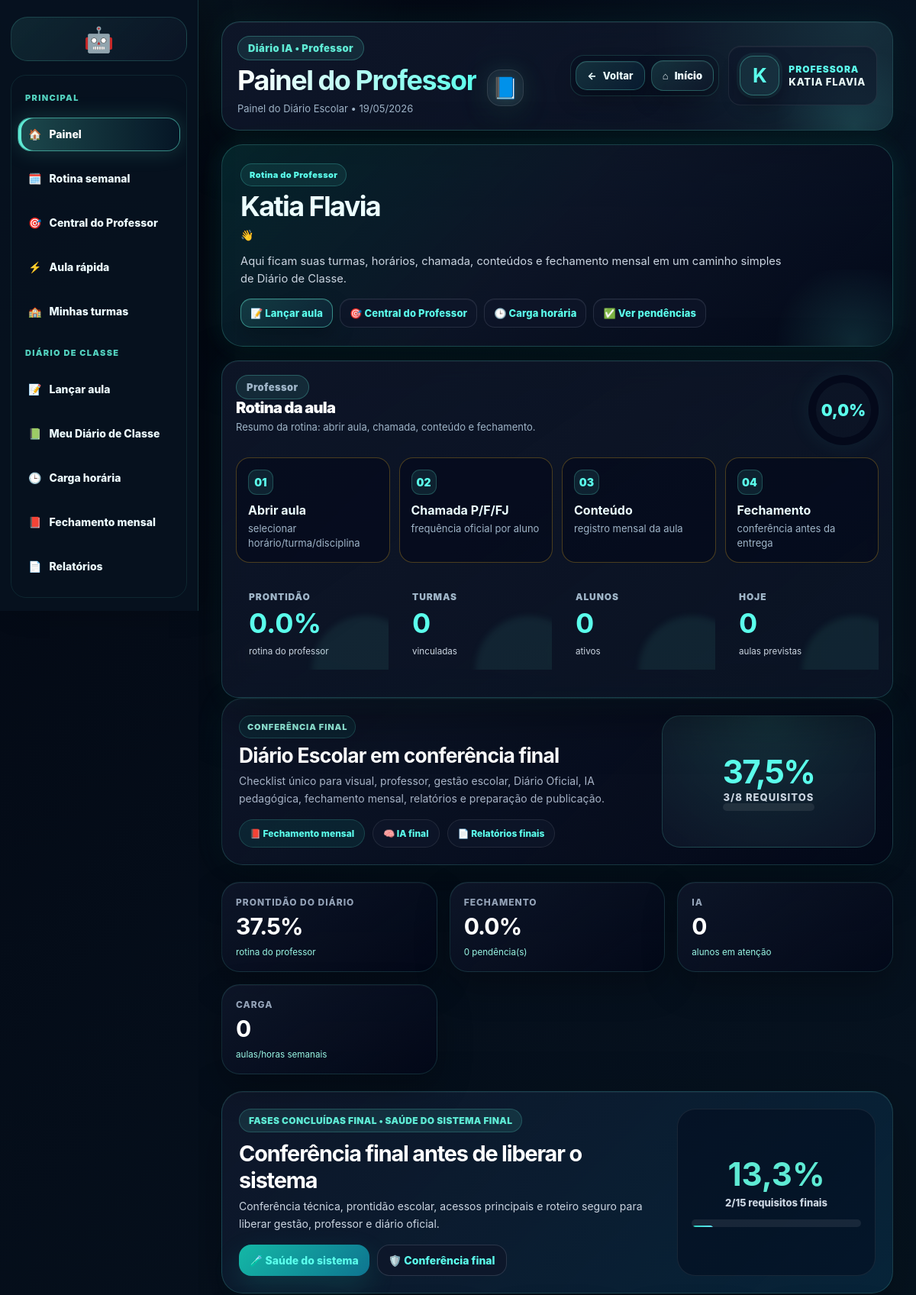
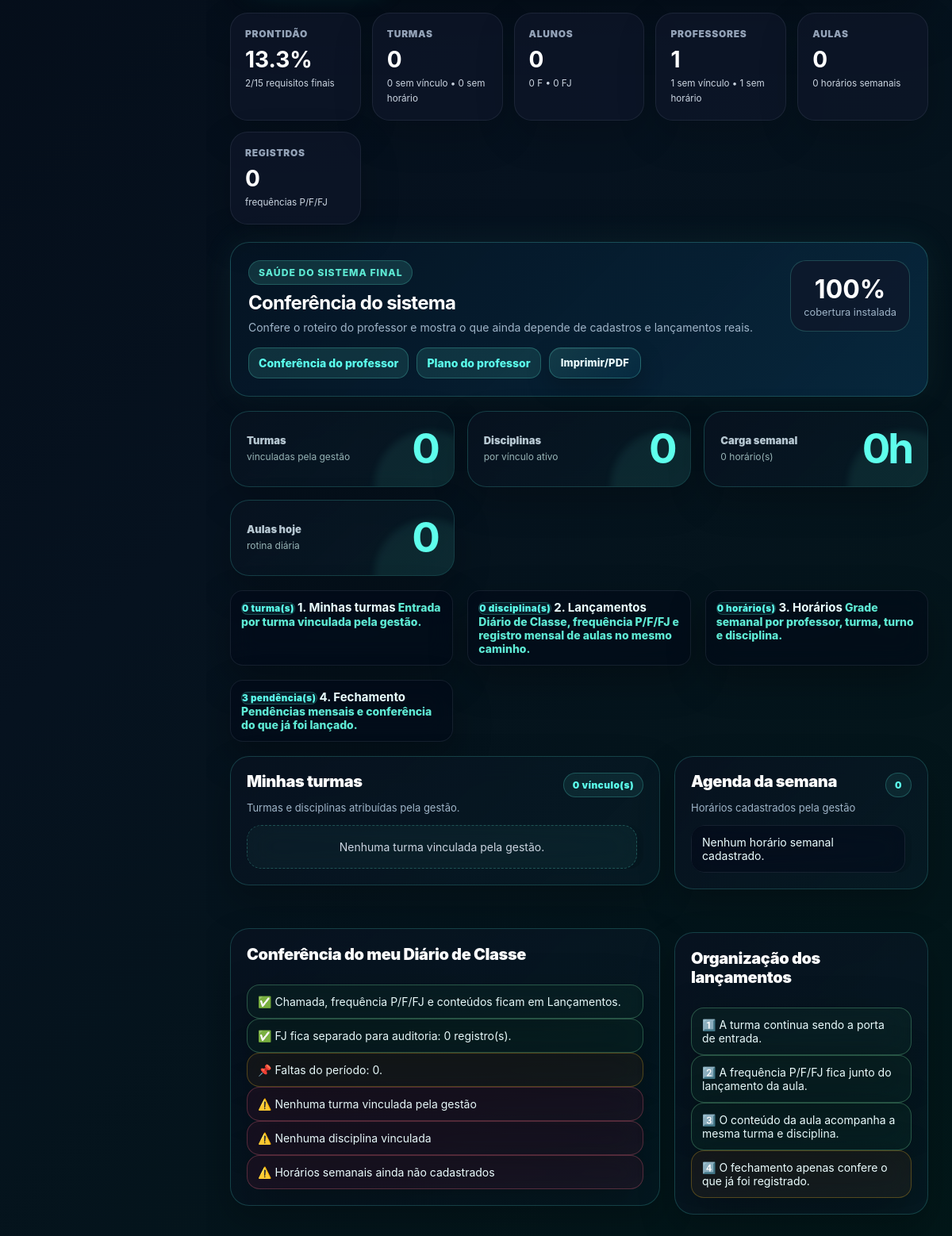
Page /professor/ (signed in) on the committed database (2 pictures, top to bottom).
### apps/usuarios/models.py (models this page shows, shortened)
class Usuario(AbstractUser):
    class TipoUsuario(models.TextChoices):
        ADMIN = 'ADMIN', 'Administrador'
        PROF = 'PROF', 'Professor'
        COORD = 'COORD', 'Coordenador'
        SEC = 'SEC', 'Secretaria'
    tipo = models.CharField(
        max_length=10,
        choices=TipoUsuario.choices,
        default=TipoUsuario.PROF
    )
    foto = models.ImageField(
        upload_to="professores/",
        null=True,
        blank=True
    )
    gestao_teste_inicio = models.DateTimeField(
        null=True,
        blank=True,
        verbose_name="Início do teste da gestão",
    )
    gestao_acesso_expira_em = models.DateTimeField(
        null=True,
        blank=True,
        verbose_name="Acesso da gestão expira em",
    )
    gestao_acesso_bloqueado = models.BooleanField(
        default=False,
        verbose_name="Acesso da gestão bloqueado",
    )
    gestao_serial_ultimo = models.CharField(
        max_length=255,
        blank=True,
        default="",
        verbose_name="Último serial aplicado",
    )

### apps/core/views_professor.py (the view)
@login_required
def dashboard_professor_home(request):
    return dashboard_professor(request)

### apps/core/context_processors.py (called while the page is built, shortened)
def escola_institucional(request):
    dados = {
        "escola_login": None,
        "escola_login_estado": "ESTADO DO MARANHÃO",
        "escola_login_secretaria": "SECRETARIA DE ESTADO DA EDUCAÇÃO",
        "escola_login_nome_titulo": "Instituição escolar",
        "escola_login_nome_info": "Configurar no painel da gestão",
        "escola_login_aldeia": "Configurar no painel da gestão",
        "escola_login_terra": "Configurar no painel da gestão",
        "escola_login_texto": "Ambiente oficial de acesso da instituição escolar.",
        "gestor_login_nome": "Direção escolar",
        "gestor_login_cargo": "Gestão responsável",
    }
    try:
        from apps.academico.models import Escola
        escola = Escola.objects.filter(ativa=True).first() or Escola.objects.first()
        dados["escola_login"] = escola
    except Exception:
        pass
    return dados

### apps/core/diario_real_utils.py (called while the page is built)
def turmas_do_professor(professor):
    return Turma.objects.filter(
        vinculos_professores__professor=professor,
        vinculos_professores__ativo=True,
    ).distinct()

def disciplinas_do_professor(professor):
    return Disciplina.objects.filter(
        vinculos_professores__professor=professor,
        vinculos_professores__ativo=True,
    ).distinct()

def horarios_do_professor(professor):
    return HorarioAula.objects.select_related("turma", "disciplina").filter(
        professor=professor,
        ativo=True,
    )

### apps/core/operacao_1001_1080.py (called while the page is built)
def _pct(ok: int, total: int) -> int:
    return int(round((ok / total) * 100)) if total else 0

def _status(ok: bool, parcial: bool = False) -> str:
    if ok:
        return "OK"
    return "PARCIAL" if parcial else "PENDENTE"

def _nivel(status: str) -> str:
    return {"OK": "success", "PARCIAL": "warning", "PENDENTE": "danger"}.get(status, "warning")

def _exists(rel: str) -> bool:
    return (BASE_DIR / rel).exists()

def _route(name: str, **kwargs) -> bool:
    try:
        reverse(name, kwargs=kwargs or None)
        return True
    except Exception:
        return False

def _text_hits(pattern: str, base: Path, suffix: str = "*.html") -> list[str]:
    hits: list[str] = []
    for p in base.rglob(suffix):
        try:
            text = p.read_text(encoding="utf-8", errors="ignore")
        except Exception:
            continue
        if pattern in text:
            hits.append(p.relative_to(BASE_DIR).as_posix())
    return hits

### apps/core/operacao_861_900.py (called while the page is built)
def _pct(parte: int, total: int) -> float:
    if not total:
        return 0.0
    return round((parte / total) * 100, 1)

### templates/core/dashboard_professor.html
{% extends "core/base_professor_premium.html" %}
{% load static %}
{% block titulo %}Painel do Professor{% endblock %}
{% block subtitulo %}Painel do Diário Escolar • {{ hoje|date:"d/m/Y" }}{% endblock %}
{% block icone %}📘{% endblock %}
{% block conteudo %}
<section class="hero compact-premium-header painel-unico-hero">
    <div>
        <span class="hero-badge">Rotina do Professor</span>
        <div class="hero-title">
            <h1>{{ request.user.nome|default:request.user.get_full_name|default:request.user.username|default:'Professor' }}</h1>
            <span class="wave">👋</span>
        </div>
        <p>
            Aqui ficam suas turmas, horários, chamada, conteúdos e fechamento mensal em um caminho simples de Diário de Classe.
        </p>
    </div>
    <div class="hero-actions painel-unico-actions">
        <a href="{% url 'professor_aula_rapida_321' %}" class="btn-primary">📝 Lançar aula</a>
        <a href="{% url 'professor_centro_operacional_321' %}" class="btn-secondary-premium">🎯 Central do Professor</a>
        <a href="{% url 'professor_carga_horaria_301' %}" class="btn-secondary-premium">🕒 Carga horária</a>
        <a href="{% url 'professor_prontidao_lancamentos_163' %}" class="btn-secondary-premium">✅ Ver pendências</a>
    </div>
</section>
{% include 'partials/resumo_861_900_professor.html' %}
{% with prontidao=finalizacao_901_960_professor.prontidao requisitos_ok=finalizacao_901_960_professor.requisitos_ok requisitos_total=finalizacao_901_960_professor.requisitos_total cards=finalizacao_901_960_professor.cards %}
{% include 'partials/finalizacao_901_960_resumo.html' %}
{% endwith %}
{% with mega=mega_checkup_961_1000_professor %}
{% include 'partials/mega_checkup_961_1000_resumo.html' %}
{% endwith %}
{% with titulo=mega_checkup_1001_1080_professor.titulo subtitulo=mega_checkup_1001_1080_professor.subtitulo auditoria=mega_checkup_1001_1080_professor.auditoria %}
{% include 'partials/mega_checkup_1001_1080_resumo.html' %}
{% endwith %}
<section class="cards gestao-cards painel-kpis-limpos professor-metric-grid professor-dashboard-kpis">
    <div class="card premium-card professor-metric-card"><span>Turmas</span><h2>{{ total_turmas }}</h2><small>vinculadas pela gestão</small></div>
    <div class="card premium-card professor-metric-card"><span>Disciplinas</span><h2>{{ total_disciplinas }}</h2><small>por vínculo ativo</small></div>
    <div class="card premium-card professor-metric-card"><span>Carga semanal</span><h2>{{ carga_horaria_semana.horas }}h</h2><small>{{ carga_horaria_semana.aulas }} horário(s)</small></div>
    <div class="card premium-card professor-metric-card"><span>Aulas hoje</span><h2>{{ aulas_hoje.count }}</h2><small>rotina diária</small></div>
</section>
<section class="dashboard-focus-grid painel-comando-grid painel-211-fluxo">
    {% for passo in fluxo_operacional %}
        <a class="dashboard-focus-card painel-comando-card {% if forloop.first %}primary-flow{% endif %}" href="{% url passo.url %}">
            <small class="fluxo-status">{{ passo.status }}</small>
            <strong>{{ passo.ordem }}. {{ passo.titulo }}</strong>
            <span>{{ passo.descricao }}</span>
        </a>
    {% endfor %}
</section>
<section class="grid-layout gestao-grid-layout">
    <div class="left-column">
        <div class="panel premium-scroll-panel">
            <div class="panel-header">
                <div><h3>Minhas turmas</h3><span>Turmas e disciplinas atribuídas pela gestão.</span></div>
                <div class="panel-badge">{{ total_vinculos }} vínculo(s)</div>
            </div>
            <div class="premium-scroll">
                {% for item in dados_turmas %}
                    <div class="gestao-list-card painel-lista-limpa">
                        <div>
                            <strong>{{ item.turma.nome }}</strong>
                            <span>{{ item.resumo.total_alunos|default:0 }} alunos • {{ item.disciplinas }} disciplina(s) • {{ item.horarios }} horário(s)</span>
                        </div>
                        <a href="{% url 'diario_classe_turma' item.turma.id %}">Abrir</a>
                    </div>
                {% empty %}
                    <div class="empty-risk">Nenhuma turma vinculada pela gestão.</div>
                {% endfor %}
            </div>
        </div>
        <div class="panel painel-status-limpo">
            <div class="panel-top"><h3>Conferência do meu Diário de Classe</h3></div>
            <div class="alerts">
                <div class="alert success-alert">✅ Chamada, frequência P/F/FJ e conteúdos ficam em Lançamentos.</div>
                <div class="alert success-alert">✅ FJ fica separado para auditoria: {{ total_fj }} registro(s).</div>
                <div class="alert warning-alert">📌 Faltas do período: {{ total_faltas_oficiais }}.</div>
                {% for pendencia in pendencias_professor %}
                    <div class="alert danger-alert">⚠️ {{ pendencia }}</div>
                {% empty %}
                    <div class="alert success-alert">✅ Nenhuma pendência básica encontrada.</div>
                {% endfor %}
            </div>
        </div>
    </div>
    <div class="right-column">
        <div class="panel premium-scroll-panel">
            <div class="panel-header"><div><h3>Agenda da semana</h3><span>Horários cadastrados pela gestão</span></div><div class="panel-badge">{{ total_horarios }}</div></div>
            <div class="premium-scroll">
                {% for item in agenda %}
                    <div class="feed-card"><strong style="display:block;margin-bottom:6px;color:#5eead4;">{{ item.horario }}</strong><span style="color:#fff;">{{ item.titulo }}</span><br><small>{{ item.turno }}</small></div>
                {% empty %}
                    <div class="feed-card">Nenhum horário semanal cadastrado.</div>
                {% endfor %}
            </div>
        </div>
        <div class="panel painel-status-limpo">
            <div class="panel-top"><h3>Organização dos lançamentos</h3></div>
            <div class="alerts">
                <div class="alert success-alert">1️⃣ A turma continua sendo a porta de entrada.</div>
                <div class="alert success-alert">2️⃣ A frequência P/F/FJ fica junto do lançamento da aula.</div>
                <div class="alert success-alert">3️⃣ O conteúdo da aula acompanha a mesma turma e disciplina.</div>
                <div class="alert warning-alert">4️⃣ O fechamento apenas confere o que já foi registrado.</div>
            </div>
        </div>
    </div>
</section>
{% endblock %}

### templates/core/base_professor_premium.html (shortened to what this page needs)
{% load static tratamento_usuario_tags %}
<!doctype html>
<html lang="pt-br">
<head>
    <link rel="stylesheet" href="{% static 'css/premium_base_final.css' %}">
    <link rel="stylesheet" href="{% static 'css/premium_responsive_final.css' %}">
    <link rel="stylesheet" href="{% static 'css/premium_print_final.css' %}">
</head>
<body>
<div class="layout ia-clean-shell professor-shell">
    {% include 'partials/professor_sidebar.html' %}
    <main class="content professor-content">
        <header class="topbar premium-header-card compact-premium-header no-print">
            <div class="topbar-left premium-header-title"><span class="premium-header-badge">Diário IA • Professor</span><div class="premium-header-row"><div><h1>{% block titulo %}{% endblock %}</h1><p>{% block subtitulo %}Painel do professor{% endblock %}</p></div><span class="premium-header-icon">{% block icone %}✨{% endblock %}</span></div></div>
            <div class="topbar-right">{% include 'partials/professor_page_actions.html' %}<a class="hero-mini-card professor-mini-user profile-mini-link profile-mini-with-name" href="{% url 'professor_configuracoes' %}" title="Minha imagem e perfil">
                {% if request.user and request.user.is_authenticated and request.user.foto %}
                    <img class="profile-mini-photo" src="{{ request.user.foto.url }}" alt="Imagem do professor">
                {% else %}
                    <strong class="profile-mini-initial">{% if request.user and request.user.is_authenticated %}{{ request.user|nome_exibicao|default:'P'|slice:':1' }}{% else %}P{% endif %}</strong>
                {% endif %}
                <span class="profile-mini-text">
                    <b class="profile-mini-role">{% if request.user and request.user.is_authenticated %}{{ request.user|tratamento_professor }}{% else %}Professor(a){% endif %}</b>
                    <small class="profile-mini-name">{% if request.user and request.user.is_authenticated %}{{ request.user|nome_exibicao }}{% else %}Acesso do professor{% endif %}</small>
                </span>
            </a></div>
        </header>
        {% block conteudo %}{% endblock %}
    </main>
</div>
</body>
</html>

### rows in the picture
Usuario: user|nome_exibicao "K", user|tratamento_professor "PROFESSORA", user|nome_exibicao "KATIA FLAVIA", user.nome "Katia Flavia"

### other values in the picture
{{ resumo_861_900_professor.prontidao }} "0,0"
{{ passo.titulo }} "Abrir aula" "Chamada P/F/FJ" "Conteúdo" "Fechamento"
{{ passo.descricao }} "selecionar horário/turma/disciplina" "frequência oficial por aluno" "registro mensal da aula" "conferência antes da entrega"
{{ card.label }} "PRONTIDÃO" "TURMAS" "ALUNOS" "HOJE"
{{ card.valor }} "0.0%" "0" "0" "0"
{{ card.detalhe }} "rotina do professor" "vinculadas" "ativos" "aulas previstas"
{{ prontidao|floatformat:1 }} "37,5"
{{ requisitos_ok }} "3"
{{ requisitos_total }} "8"
{{ card.titulo }} "PRONTIDÃO DO DIÁRIO" "FECHAMENTO" "IA" "CARGA"
{{ card.valor }} "37.5%" "0.0%" "0" "0"
{{ card.texto }} "rotina do professor" "0 pendência(s)" "alunos em atenção" "aulas/horas semanais"
{{ mega.prontidao.prontidao|floatformat:1 }} "13,3"
{{ mega.prontidao.requisitos_ok }} "2"
{{ mega.prontidao.requisitos_total }} "15"
